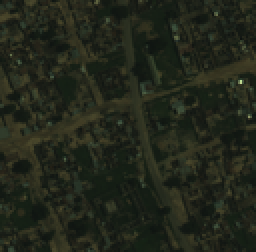
%> input picture Input/slice_3_3.tif, 128 x 126 px, shrunk from 847 x 837 before the run (shown 2 times larger)
$ octave main_alo.m   (GNU Octave 9; MATLAB toolbox functions it lacks are replaced by stand-ins)
%> lines starting %> are read from the running program, lines starting %| are printed output that depends on the picture; long printed decimals are rounded
### alo_enhance.m
function [enhanced_img, bestFitness] = alo_enhance(input_img)
    input_img = im2double(input_img);
    input_img(isinf(input_img) | isnan(input_img)) = 0;
    input_img = mat2gray(input_img);

    % Step 1: Apply CLAHE
    disp('Applying CLAHE...');
    clahe_img = input_img;
    for i = 1:size(input_img, 3)
        clahe_img(:,:,i) = adapthisteq(input_img(:,:,i), 'ClipLimit', 0.05, 'NumTiles', [16 16]);
    end

    % Step 2: Apply Bilateral Filtering
    disp('Applying Bilateral Filtering...');
    bilateral_img = input_img;
    for i = 1:size(input_img, 3)
        bilateral_img(:,:,i) = imbilatfilt(input_img(:,:,i), 0.05, 2);
    end

    % Step 3: Apply Unsharp Masking
    disp('Applying Unsharp Masking...');
    unsharp_img = input_img;
    for i = 1:size(input_img, 3)
        unsharp_img(:,:,i) = imsharpen(input_img(:,:,i), 'Radius', 2.0, 'Amount', 1.5);
    end

    % Step 4: Apply Gamma Correction
    disp('Applying Gamma Correction...');
    gamma_value = 1.1;
    gamma_img = input_img;
    for i = 1:size(input_img, 3)
        gamma_img(:,:,i) = imadjust(input_img(:,:,i), [], [], gamma_value);
    end

    % ALO parameters
    populationSize = 100;
    numGenerations = 30;
    lowerBound = 0;
    upperBound = 1.5;

    % Initialize ant lion and ant positions
    antLions = lowerBound + (upperBound - lowerBound) * rand(populationSize, 4);
    ants = lowerBound + (upperBound - lowerBound) * rand(populationSize, 4);

    % Initialize best ant lion (global optimum)
    bestFitness = Inf;
    bestSolution = [];
    bestMetrics = struct('V', [], 'E_1', [], 'E_2', [], 'G_1', [], 'G_2', [], 'PSNR', [], 'penalty', []);
    lastBestFitness = Inf;

    % Main ALO loop
    for generation = 1:numGenerations
        % Evaluate the fitness of ant lions
        [fitness, metrics] = evaluateFitness(antLions, clahe_img, bilateral_img, unsharp_img, gamma_img, input_img);

        % Find the best ant lion (global optimum)
        [currentBestFitness, bestIndex] = min(fitness);
        if currentBestFitness < bestFitness
            lastBestFitness = bestFitness; % Store the previous best fitness
            bestFitness = currentBestFitness;
            bestSolution = antLions(bestIndex, :);
            bestMetrics = metrics(bestIndex);
        end

        % Early stopping condition
        if bestFitness < -1
            disp(['Early stopping at generation: ', num2str(generation), ' | Best Fitness: ', num2str(lastBestFitness)]);
            bestFitness = lastBestFitness;
            break;
        end

        % Normalize fitness values
        normFitness = (fitness - min(fitness)) / (max(fitness) - min(fitness) + eps);

        % Roulette wheel selection for ant lions
        for i = 1:populationSize
            % Select ant lion using roulette wheel selection
            selectedIndex = rouletteWheelSelection(1 - normFitness);
            selectedAntLion = antLions(selectedIndex, :);

            % Random walk around the selected ant lion
            for j = 1:4 % Four parameters
                ants(i, j) = randomWalk(selectedAntLion(j), lowerBound, upperBound, generation, numGenerations);
            end

            % Bound ants to search space
            ants(i, :) = max(min(ants(i, :), upperBound), lowerBound);
        end

        % Update ant lions with the new ant positions
        antLions = ants;

        % Display progress
        disp(['Generation: ', num2str(generation), ' | Best Fitness: ', num2str(bestFitness)]);
    end

    % Print the best metrics
    disp('Best fitness metrics:');
    disp(['  Variance (V): ', num2str(bestMetrics.V)]);
    disp(['  Entropy of original image (E_1): ', num2str(bestMetrics.E_1)]);
    disp(['  Entropy of enhanced image (E_2): ', num2str(bestMetrics.E_2)]);
    disp(['  Mean Absolute Deviation of original image (G_1): ', num2str(bestMetrics.G_1)]);
    disp(['  Mean Absolute Deviation of enhanced image (G_2): ', num2str(bestMetrics.G_2)]);
    disp(['  PSNR: ', num2str(bestMetrics.PSNR)]);
    disp(['  Penalty: ', num2str(bestMetrics.penalty)]);

    % Print the best solution
    disp('Best solution (beta values) at best fitness:');
    disp(['  Beta_1 (CLAHE): ', num2str(bestSolution(1))]);
    disp(['  Beta_2 (Bilateral Filtering): ', num2str(bestSolution(2))]);
    disp(['  Beta_3 (Unsharp Masking): ', num2str(bestSolution(3))]);
    disp(['  Beta_4 (Gamma Correction): ', num2str(bestSolution(4))]);

    % Apply the optimal parameters to enhance the image
    beta_1 = bestSolution(1);
    beta_2 = bestSolution(2);
    beta_3 = bestSolution(3);
    beta_4 = bestSolution(4);
    enhanced_img = beta_1 * clahe_img + beta_2 * bilateral_img + beta_3 * unsharp_img + beta_4 * gamma_img;

    % Clamp the final enhanced image to [0, 1] range
    enhanced_img = min(max(enhanced_img, 0), 1);
end

% [12 lines left out: functions rouletteWheelSelection, randomWalk, not called in this run]

function [fitness, metrics] = evaluateFitness(population, clahe_img, bilateral_img, unsharp_img, gamma_img, input_img)
    numSolutions = size(population, 1);  % Number of solutions
    fitness = zeros(numSolutions, 1);  % Initialize fitness
    metrics = struct('V', [], 'E_1', [], 'E_2', [], 'G_1', [], 'G_2', [], 'PSNR', [], 'penalty', []);
    M = max(input_img(:));  % Maximum pixel value across all bands

    for i = 1:numSolutions
        % Get the combination weights (beta values) from the population
        beta_1 = population(i, 1);
        beta_2 = population(i, 2);
        beta_3 = population(i, 3);
        beta_4 = population(i, 4);

        % Combine the enhanced images with the current weights
        I_T = beta_1 * clahe_img + beta_2 * bilateral_img + beta_3 * unsharp_img + beta_4 * gamma_img;

        % Calculate fitness function components (scalars)
        V = var(I_T(:));  % Variance of the enhanced image
        E_1 = entropy(input_img);  % Entropy of the original image
        E_2 = entropy(I_T);  % Entropy of the enhanced image
        G_1 = mean(abs(input_img(:) - mean(input_img(:))));  % Mean absolute deviation of the original image
        G_2 = mean(abs(I_T(:) - mean(I_T(:))));  % Mean absolute deviation of the enhanced image
        PSNR = 10 * log10(M^2 / mean((I_T(:) - input_img(:)).^2));  % Peak Signal-to-Noise Ratio (scalar)

        % Ensure that PSNR is not zero to avoid division by zero
        if PSNR == 0
            PSNR = 1e-10;
        end

        % Introduce penalty for pixels that exceed the [0, 1] range
        penalty = sum(I_T(:) > 1 | I_T(:) < 0);

        % Store metrics
        metrics(i).V = V;
        metrics(i).E_1 = E_1;
        metrics(i).E_2 = E_2;
        metrics(i).G_1 = G_1;
        metrics(i).G_2 = G_2;
        metrics(i).PSNR = PSNR;
        metrics(i).penalty = penalty;

        % Fitness function calculation
        fitness(i) = (V / M) * ((E_1 - E_2) + ((G_1 - G_2) / PSNR)) + 0.001 * penalty;
    end
end

### valuation.m
function [psnr_value, ssim_value, mse_value, snr_value, original_entropy, enhanced_entropy, mli_value, ag_value, ci_value] = valuation(original_image, enhanced_image)
    % Convert images to double for calculation
    original_image = double(original_image);
    enhanced_image = double(enhanced_image);

    % Calculate Mean Squared Error (MSE)
    mse_value = immse(enhanced_image, original_image);

    % Calculate Peak Signal-to-Noise Ratio (PSNR)
    psnr_value = psnr(enhanced_image, original_image);

    % Calculate Structural Similarity Index (SSIM)
    ssim_value = ssim(enhanced_image, original_image);

    % Calculate Signal-to-Noise Ratio (SNR)
    signal_power = mean(original_image(:).^2);
    noise_power = mean((original_image(:) - enhanced_image(:)).^2);
    snr_value = 10 * log10(signal_power / noise_power);

    % Calculate Entropy for both original and enhanced images
    original_entropy = entropy(original_image / max(original_image(:)));
    enhanced_entropy = entropy(enhanced_image / max(enhanced_image(:)));

    % Calculate Mean Local Intensity (MLI)
    mli_value = mean2(enhanced_image);

    % Calculate Average Gradient (AG)
    [gx, gy] = gradient(enhanced_image);
    ag_value = mean2(sqrt(gx.^2 + gy.^2));

    % Calculate Contrast Improvement (CI)
    original_contrast = max(original_image(:)) - min(original_image(:));
    enhanced_contrast = max(enhanced_image(:)) - min(enhanced_image(:));
    ci_value = (enhanced_contrast - original_contrast) / original_contrast;

    % Display the results
    fprintf('MSE: %.4f\n', mse_value);
    fprintf('PSNR: %.4f dB\n', psnr_value);
    fprintf('SSIM: %.4f\n', ssim_value);
    fprintf('SNR: %.4f dB\n', snr_value);
    fprintf('Original Entropy: %.4f\n', original_entropy);
    fprintf('Enhanced Entropy: %.4f\n', enhanced_entropy);
    fprintf('MLI: %.4f\n', mli_value);
    fprintf('AG: %.4f\n', ag_value);
    fprintf('CI: %.4f\n', ci_value);
end

### main_alo.m
clear;
clc;

% GPU Initialization
%gpuDeviceCount;
%dg = gpuDevice;
%disp(['Using GPU: ', dg.Name]);

% Load the 3-band multi-spectral satellite image (.tif)
input_img = imread('slice_3_3.tif');  % Replace with your actual image path
%> input_img is the input picture: size 126x128x3 uint8; mean R, G, B 33.9, 38.2, 26.6

% Check the number of bands in the image
[H, W, numBands] = size(input_img);
%> H = 126; W = 128; numBands = 3
if numBands ~= 3
    error('This image does not contain 3 bands. Please ensure it is a 3-band multi-spectral image.');
end

% Normalize the image to process properly
input_img = im2double(mat2gray(input_img));  % Normalize to [0, 1] range and convert to double
%> input_img: size 126x128x3 double

% Run ALO enhancement once
disp('Running ALO optimization...');

% Measure the time for this run
iterationStartTime = tic;

% Apply ALO Optimization (GPU-Enabled)
[alo_enhanced_img, bestFitness] = alo_enhance(input_img);
%> after the loop in alo_enhance, `for i = 1:size(input_img, 3)`:
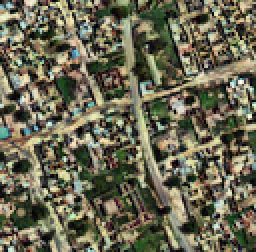
%> clahe_img: size 126x128x3 double (shown 2 times larger); mean R, G, B 0.417, 0.409, 0.326
%> after the loop in alo_enhance, `for i = 1:size(input_img, 3)`:
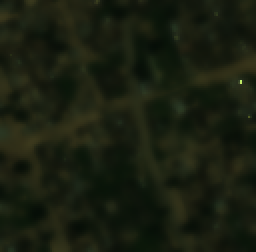
%> bilateral_img: size 126x128x3 double (shown 2 times larger); mean R, G, B 0.1, 0.121, 0.0653
%> the loop in alo_enhance, `for generation = 1:numGenerations` made 30 passes
%> (currentBestFitness, bestIndex, lastBestFitness, bestFitness, bestSolution) on passes 2, 3, 4, 5, 6, 7, 8, 11, 12, 13, 14: (-0.0771, 83, -0.0769, -0.0771, [0.715 0.36 0.246 0.0223]), (-0.078, 25, -0.0771, -0.078, [0.718 0.361 0.248 0.0252]), (-0.0786, 10, -0.078, -0.0786, [0.723 0.353 0.252 0.0234]), (-0.0799, 19, -0.0786, -0.0799, [0.734 0.343 0.242 0.0153]), (-0.0821, 21, -0.0799, -0.0821, [0.737 0.346 0.239 0.0283]), (-0.0837, 53, -0.0821, -0.0837, [0.753 0.403 0.199 0.0408]), (-0.0871, 100, -0.0837, -0.0871, [0.766 0.396 0.245 0.00297]), (-0.0875, 38, -0.0871, -0.0875, [0.769 0.43 0.16 0.0947]), (-0.093, 75, -0.0875, -0.093, [0.804 0.442 0.131 0.133]), (-0.0983, 75, -0.093, -0.0983, [0.847 0.31 0.124 0.237]), (-0.0997, 42, -0.0983, -0.0997, [0.901 0.171 0.114 0.209])
%> (currentBestFitness, bestIndex, bestFitness, bestSolution) on pass 1: (-0.0769, 75, -0.0769, [0.715 0.36 0.246 0.0229])
%| Generation: 1 | Best Fitness: -0.07693
%| Generation: 2 | Best Fitness: -0.07708
%| Generation: 3 | Best Fitness: -0.07802
%| Generation: 4 | Best Fitness: -0.07857
%| Generation: 5 | Best Fitness: -0.07991
%| Generation: 6 | Best Fitness: -0.08206
%| Generation: 7 | Best Fitness: -0.08372
%| Generation: 8 | Best Fitness: -0.08708
%> (further printed lines are left out)
%> after the loop in alo_enhance, `for generation = 1:numGenerations`: ants = 100 rows, first 8: [0.455 0.444 0.147 0; 0 0.454 0.967 0.298; 0.143 0.185 0 0.665; 0.564 0.752 0.841 0.199; 0 0.748 0 1.08; 0.847 1.25 1.45 0.254; 0 0.481 1.5 0; 0 0 0.16 0.366]
%|   Variance (V): 0.05263
%|   Entropy of original image (E_1): 5.2857
%|   Entropy of enhanced image (E_2): 7.7539
%|   Mean Absolute Deviation of original image (G_1): 0.04226
%|   Mean Absolute Deviation of enhanced image (G_2): 0.1951
%|   PSNR: 9.06
%|   Penalty: 9
%|   Beta_1 (CLAHE): 0.9661
%|   Beta_2 (Bilateral Filtering): 0.2311
%|   Beta_3 (Unsharp Masking): 0
%|   Beta_4 (Gamma Correction): 0.04055
%> in alo_enhance, `beta_1 = bestSolution(1);`: beta_1 = 0.966
%> in alo_enhance, `beta_2 = bestSolution(2);`: beta_2 = 0.231
%> in alo_enhance, `beta_3 = bestSolution(3);`: beta_3 = 0
%> in alo_enhance, `beta_4 = bestSolution(4);`: beta_4 = 0.0406
%> in alo_enhance, `enhanced_img = beta_1 * clahe_img + beta_2 * bilateral_img + beta_3 * ..`:
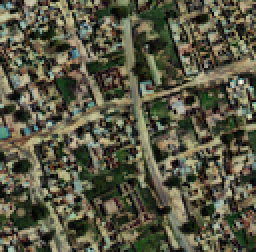
%> enhanced_img: size 126x128x3 double (shown 2 times larger); mean R, G, B 0.43, 0.427, 0.332; drawn with min black and max white
%> bestFitness = -0.122

% Store the runtime for this run
runtime = toc(iterationStartTime);

% Display the best fitness for this run
disp(['Best Fitness for this run: ', num2str(bestFitness)]);
%| Best Fitness for this run: -0.1218
disp(['Runtime for this run: ', num2str(runtime), ' seconds']);

% Save the enhanced image as a .jpg file
output_file_name = 'alo_enhanced_image.jpg';
imwrite(alo_enhanced_img, output_file_name);
disp(['Enhanced image saved as: ', output_file_name]);

% Visualize the final enhanced image
figure;
subplot(1, 2, 1);
imshow(input_img, []);
title('Original Image (RGB)');
subplot(1, 2, 2);
imshow(alo_enhanced_img, []);
title('ALO Enhanced Image');

disp('Enhancement process completed.');

% Step 3: Evaluate the enhancement using the valuation function
disp('Evaluating the enhancement...');
[psnr_value, ssim_value, mse_value, snr_value, original_entropy, enhanced_entropy, mli_value, ag_value, ci_value] = valuation(input_img, alo_enhanced_img);
%> in valuation, `mse_value = immse(enhanced_image, original_image);`: mse_value = 0.124
%> in valuation, `psnr_value = psnr(enhanced_image, original_image);`: psnr_value = 9.06
%> in valuation, `ssim_value = ssim(enhanced_image, original_image);`: ssim_value = 0.175
%> in valuation, `signal_power = mean(original_image(:).^2);`: signal_power = 0.0121
%> in valuation, `noise_power = mean((original_image(:) - enhanced_image(:)).^2);`: noise_power = 0.124
%> in valuation, `snr_value = 10 * log10(signal_power / noise_power);`: snr_value = -10.13
%> in valuation, `original_entropy = entropy(original_image / max(original_image(:)));`: original_entropy = 5.29
%> in valuation, `enhanced_entropy = entropy(enhanced_image / max(enhanced_image(:)));`: enhanced_entropy = 7.75
%> in valuation, `mli_value = mean2(enhanced_image);`: mli_value = 0.396
%> in valuation, `[gx, gy] = gradient(enhanced_image);`:
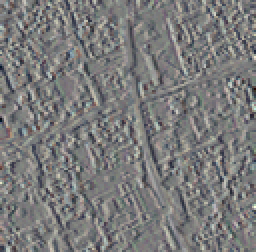
%> gx: size 126x128x3 double (shown 2 times larger); mean R, G, B -0.000785, -0.000742, -0.000815; drawn with min black and max white
%> in valuation, `[gx, gy] = gradient(enhanced_image);`:
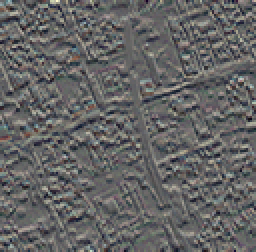
%> gy: size 126x128x3 double (shown 2 times larger); mean R, G, B -0.000701, -0.000607, -0.000534; drawn with min black and max white
%> in valuation, `ag_value = mean2(sqrt(gx.^2 + gy.^2));`: ag_value = 0.156
%> in valuation, `original_contrast = max(original_image(:)) - min(original_image(:));`: original_contrast = 1
%> in valuation, `enhanced_contrast = max(enhanced_image(:)) - min(enhanced_image(:));`: enhanced_contrast = 0.991
%> in valuation, `ci_value = (enhanced_contrast - original_contrast) / original_contrast;`: ci_value = -0.00896
%| MSE: 0.1242
%| PSNR: 9.0604 dB
%| SSIM: 0.1746
%| SNR: -10.1270 dB
%| Original Entropy: 5.2857
%| Enhanced Entropy: 7.7539
%| MLI: 0.3964
%| AG: 0.1561
%| CI: -0.0090
%> psnr_value = 9.06; ssim_value = 0.175; mse_value = 0.124; snr_value = -10.13; original_entropy = 5.29; enhanced_entropy = 7.75; mli_value = 0.396; ag_value = 0.156; ci_value = -0.00896

% Display evaluation metrics
disp(['PSNR: ', num2str(psnr_value)]);
%| PSNR: 9.0604
disp(['SSIM: ', num2str(ssim_value)]);
%| SSIM: 0.1746
disp(['MSE: ', num2str(mse_value)]);
%| MSE: 0.1241
disp(['SNR: ', num2str(snr_value)]);
%| SNR: -10.127
disp(['Original Entropy: ', num2str(original_entropy)]);
%| Original Entropy: 5.2857
disp(['Enhanced Entropy: ', num2str(enhanced_entropy)]);
%| Enhanced Entropy: 7.7539
disp(['MLI (Mean Local Intensity): ', num2str(mli_value)]);
%| MLI (Mean Local Intensity): 0.3964
disp(['AG (Average Gradient): ', num2str(ag_value)]);
%| AG (Average Gradient): 0.1561
disp(['CI (Contrast Improvement): ', num2str(ci_value)]);
%| CI (Contrast Improvement): -0.008963
